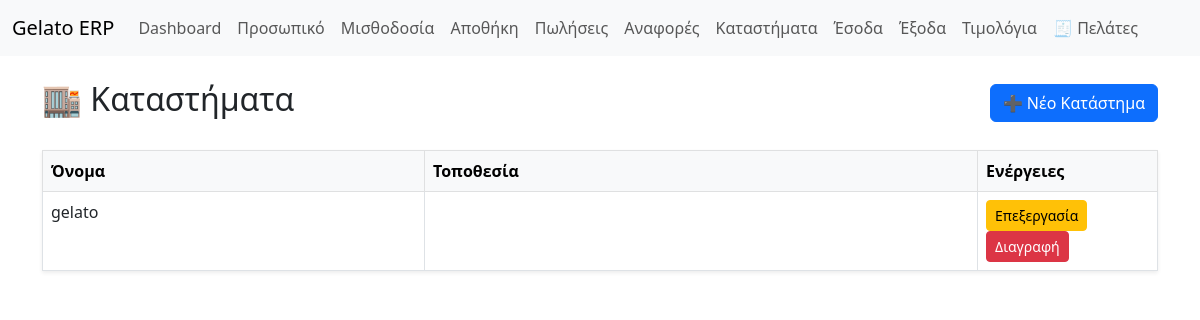
The page /stores/ on the database as committed earlier.
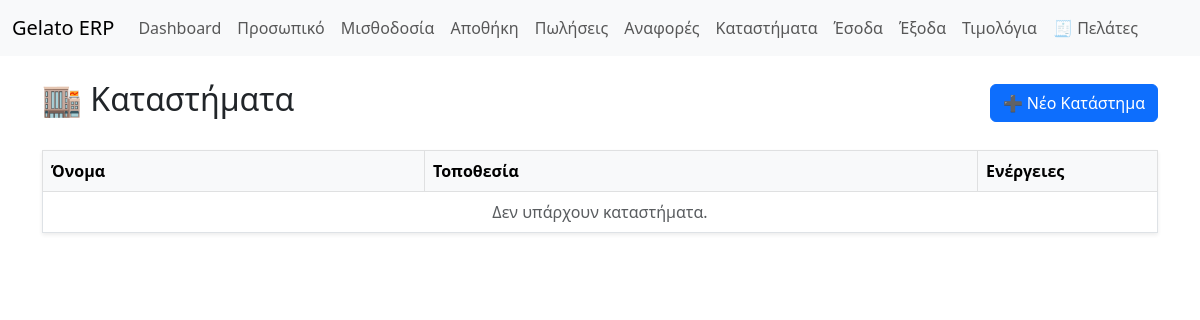
The same page on the database as committed later.
### app/models.py (models this page shows, shortened)
class Store(db.Model):
    __tablename__ = 'store'
    id = db.Column(db.Integer, primary_key=True)
    name = db.Column(db.String(100), nullable=False)
    location = db.Column(db.String(200), nullable=True)
    vat_number = db.Column(db.String(20), nullable=True)
    phone = db.Column(db.String(20), nullable=True)
    address = db.Column(db.String(255), nullable=True)
    inventory_items = db.relationship('InventoryItem', back_populates='store')
    revenues = db.relationship('Revenue', back_populates='store')
    expenses = db.relationship('Expense', back_populates='store')
    payrolls = db.relationship('Payroll', back_populates='store')
    materials = db.relationship('Material', back_populates='store')
    invoices = db.relationship('Invoice', back_populates='store')
    employees = db.relationship('Employee', back_populates='store')

### app/stores/routes.py (the view)
@stores_bp.route('/')
def index():
    stores = Store.query.order_by(Store.name).all()
    return render_template('stores/index.html', stores=stores)

### app/templates/stores/index.html (shortened to what this page needs)
{% extends "base.html" %}
{% block content %}
<div class="d-flex justify-content-between align-items-center mb-4">
    <h2>🏬 Καταστήματα</h2>
    <a href="{{ url_for('stores.add_store') }}" class="btn btn-primary">➕ Νέο Κατάστημα</a>
</div>
<table class="table table-bordered table-hover bg-white shadow-sm">
    <thead class="table-light">
        <tr>
            <th>Όνομα</th>
            <th>Τοποθεσία</th>
            <th style="width: 180px;">Ενέργειες</th>
        </tr>
    </thead>
    <tbody>
        {% for store in stores %}
        <tr>
            <td>{{ store.name }}</td>
            <td>{{ store.location }}</td>
            <td>
                <a href="{{ url_for('stores.edit_store', store_id=store.id) }}" class="btn btn-sm btn-warning">Επεξεργασία</a>
                <form action="{{ url_for('stores.delete_store', store_id=store.id) }}" method="POST" class="d-inline" onsubmit="return confirm('Είσαι σίγουρος;');">
                    <button type="submit" class="btn btn-sm btn-danger">Διαγραφή</button>
                </form>
            </td>
        </tr>
        {% else %}
        <tr>
            <td colspan="3" class="text-center text-muted">Δεν υπάρχουν καταστήματα.</td>
        </tr>
        {% endfor %}
    </tbody>
</table>
{% endblock %}

Rows that differ between the two databases and show on the page:
removed Store: name "gelato"
Other text that changed with them:
text now shown: "Δεν υπάρχουν καταστήματα."
